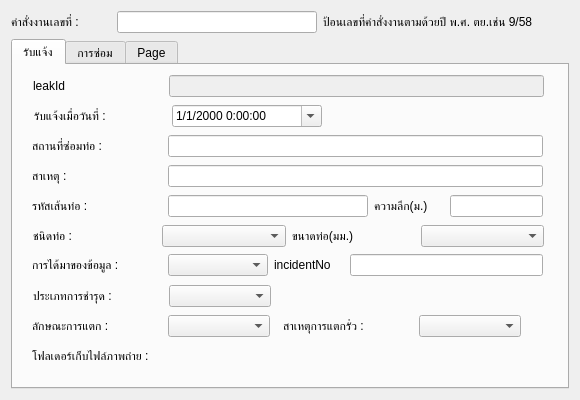
<?xml version="1.0" encoding="UTF-8"?>
<ui version="4.0">
 <class>Form</class>
 <widget class="QWidget" name="Form">
  <property name="geometry">
   <rect>
    <x>0</x>
    <y>0</y>
    <width>580</width>
    <height>400</height>
   </rect>
  </property>
  <property name="sizePolicy">
   <sizepolicy hsizetype="Maximum" vsizetype="Maximum">
    <horstretch>0</horstretch>
    <verstretch>0</verstretch>
   </sizepolicy>
  </property>
  <property name="minimumSize">
   <size>
    <width>580</width>
    <height>400</height>
   </size>
  </property>
  <property name="maximumSize">
   <size>
    <width>580</width>
    <height>400</height>
   </size>
  </property>
  <property name="baseSize">
   <size>
    <width>580</width>
    <height>400</height>
   </size>
  </property>
  <property name="contextMenuPolicy">
   <enum>Qt::NoContextMenu</enum>
  </property>
  <property name="windowTitle">
   <string>Leakpoint</string>
  </property>
  <layout class="QGridLayout" name="gridLayout_3">
   <property name="sizeConstraint">
    <enum>QLayout::SetMaximumSize</enum>
   </property>
   <item row="0" column="1">
    <widget class="QLineEdit" name="leakNo">
     <property name="minimumSize">
      <size>
       <width>200</width>
       <height>0</height>
      </size>
     </property>
     <property name="maximumSize">
      <size>
       <width>200</width>
       <height>16777215</height>
      </size>
     </property>
    </widget>
   </item>
   <item row="0" column="0">
    <widget class="QLabel" name="label">
     <property name="minimumSize">
      <size>
       <width>100</width>
       <height>0</height>
      </size>
     </property>
     <property name="maximumSize">
      <size>
       <width>100</width>
       <height>16777215</height>
      </size>
     </property>
     <property name="baseSize">
      <size>
       <width>100</width>
       <height>0</height>
      </size>
     </property>
     <property name="text">
      <string>คำสั่งงานเลขที่ : </string>
     </property>
    </widget>
   </item>
   <item row="0" column="2">
    <widget class="QLabel" name="label_2">
     <property name="text">
      <string>ป้อนเลขที่คำสั่งงานตามด้วยปี พ.ศ. ตย.เช่น 9/58</string>
     </property>
    </widget>
   </item>
   <item row="1" column="0" colspan="3">
    <widget class="QTabWidget" name="tabWidget">
     <property name="minimumSize">
      <size>
       <width>50</width>
       <height>345</height>
      </size>
     </property>
     <property name="currentIndex">
      <number>0</number>
     </property>
     <widget class="QWidget" name="tab">
      <attribute name="title">
       <string>รับแจ้ง</string>
      </attribute>
      <widget class="QWidget" name="widget" native="true">
       <property name="geometry">
        <rect>
         <x>10</x>
         <y>0</y>
         <width>531</width>
         <height>311</height>
        </rect>
       </property>
       <property name="minimumSize">
        <size>
         <width>130</width>
         <height>0</height>
        </size>
       </property>
       <widget class="QWidget" name="layoutWidget">
        <property name="geometry">
         <rect>
          <x>10</x>
          <y>10</y>
          <width>511</width>
          <height>22</height>
         </rect>
        </property>
        <layout class="QHBoxLayout" name="horizontalLayout_9">
         <item>
          <widget class="QLabel" name="label_30">
           <property name="minimumSize">
            <size>
             <width>130</width>
             <height>0</height>
            </size>
           </property>
           <property name="text">
            <string>leakId</string>
           </property>
          </widget>
         </item>
         <item>
          <widget class="QLineEdit" name="leakId">
           <property name="enabled">
            <bool>false</bool>
           </property>
          </widget>
         </item>
        </layout>
       </widget>
       <widget class="QWidget" name="layoutWidget">
        <property name="geometry">
         <rect>
          <x>11</x>
          <y>40</y>
          <width>288</width>
          <height>22</height>
         </rect>
        </property>
        <layout class="QHBoxLayout" name="horizontalLayout_10">
         <item>
          <widget class="QLabel" name="label_3">
           <property name="minimumSize">
            <size>
             <width>130</width>
             <height>0</height>
            </size>
           </property>
           <property name="text">
            <string>รับแจ้งเมื่อวันที่ :</string>
           </property>
          </widget>
         </item>
         <item>
          <widget class="QDateTimeEdit" name="datetime_show">
           <property name="minimumSize">
            <size>
             <width>150</width>
             <height>0</height>
            </size>
           </property>
           <property name="displayFormat">
            <string>d/M/yyyy H:mm:ss</string>
           </property>
           <property name="calendarPopup">
            <bool>true</bool>
           </property>
          </widget>
         </item>
        </layout>
       </widget>
       <widget class="QWidget" name="layoutWidget">
        <property name="geometry">
         <rect>
          <x>9</x>
          <y>70</y>
          <width>511</width>
          <height>22</height>
         </rect>
        </property>
        <layout class="QHBoxLayout" name="horizontalLayout_11">
         <item>
          <widget class="QLabel" name="label_5">
           <property name="minimumSize">
            <size>
             <width>130</width>
             <height>0</height>
            </size>
           </property>
           <property name="text">
            <string>สถานที่ซ่อมท่อ :</string>
           </property>
          </widget>
         </item>
         <item>
          <widget class="QLineEdit" name="referanceLocate"/>
         </item>
        </layout>
       </widget>
       <widget class="QWidget" name="layoutWidget">
        <property name="geometry">
         <rect>
          <x>9</x>
          <y>100</y>
          <width>511</width>
          <height>22</height>
         </rect>
        </property>
        <layout class="QHBoxLayout" name="horizontalLayout_12">
         <item>
          <widget class="QLabel" name="label_12">
           <property name="minimumSize">
            <size>
             <width>130</width>
             <height>0</height>
            </size>
           </property>
           <property name="text">
            <string>สาเหตุ :</string>
           </property>
          </widget>
         </item>
         <item>
          <widget class="QLineEdit" name="decayCause"/>
         </item>
        </layout>
       </widget>
       <widget class="QWidget" name="layoutWidget">
        <property name="geometry">
         <rect>
          <x>9</x>
          <y>130</y>
          <width>511</width>
          <height>22</height>
         </rect>
        </property>
        <layout class="QHBoxLayout" name="horizontalLayout_13">
         <item>
          <widget class="QLabel" name="label_9">
           <property name="minimumSize">
            <size>
             <width>130</width>
             <height>0</height>
            </size>
           </property>
           <property name="text">
            <string>รหัสเส้นท่อ :</string>
           </property>
          </widget>
         </item>
         <item>
          <widget class="QLineEdit" name="pipeId">
           <property name="minimumSize">
            <size>
             <width>200</width>
             <height>0</height>
            </size>
           </property>
          </widget>
         </item>
         <item>
          <widget class="QLabel" name="label_8">
           <property name="minimumSize">
            <size>
             <width>70</width>
             <height>0</height>
            </size>
           </property>
           <property name="maximumSize">
            <size>
             <width>70</width>
             <height>16777215</height>
            </size>
           </property>
           <property name="text">
            <string>ความลึก(ม.)</string>
           </property>
          </widget>
         </item>
         <item>
          <widget class="QLineEdit" name="depth">
           <property name="minimumSize">
            <size>
             <width>50</width>
             <height>0</height>
            </size>
           </property>
          </widget>
         </item>
        </layout>
       </widget>
       <widget class="QWidget" name="layoutWidget">
        <property name="geometry">
         <rect>
          <x>9</x>
          <y>189</y>
          <width>511</width>
          <height>22</height>
         </rect>
        </property>
        <layout class="QHBoxLayout" name="horizontalLayout_14">
         <item>
          <widget class="QLabel" name="label_10">
           <property name="minimumSize">
            <size>
             <width>130</width>
             <height>0</height>
            </size>
           </property>
           <property name="text">
            <string>การได้มาของข้อมูล :</string>
           </property>
          </widget>
         </item>
         <item>
          <widget class="QComboBox" name="informer_text">
           <property name="minimumSize">
            <size>
             <width>100</width>
             <height>0</height>
            </size>
           </property>
          </widget>
         </item>
         <item>
          <widget class="QLabel" name="label_23">
           <property name="minimumSize">
            <size>
             <width>70</width>
             <height>0</height>
            </size>
           </property>
           <property name="text">
            <string>incidentNo</string>
           </property>
          </widget>
         </item>
         <item>
          <widget class="QLineEdit" name="incidentNo">
           <property name="minimumSize">
            <size>
             <width>100</width>
             <height>0</height>
            </size>
           </property>
          </widget>
         </item>
        </layout>
       </widget>
       <widget class="QWidget" name="layoutWidget">
        <property name="geometry">
         <rect>
          <x>10</x>
          <y>220</y>
          <width>238</width>
          <height>22</height>
         </rect>
        </property>
        <layout class="QHBoxLayout" name="horizontalLayout_15">
         <item>
          <widget class="QLabel" name="label_20">
           <property name="minimumSize">
            <size>
             <width>130</width>
             <height>0</height>
            </size>
           </property>
           <property name="text">
            <string>ประเภทการชำรุด :</string>
           </property>
          </widget>
         </item>
         <item>
          <widget class="QComboBox" name="incidentType_text">
           <property name="minimumSize">
            <size>
             <width>100</width>
             <height>0</height>
            </size>
           </property>
          </widget>
         </item>
        </layout>
       </widget>
       <widget class="QWidget" name="layoutWidget">
        <property name="geometry">
         <rect>
          <x>260</x>
          <y>250</y>
          <width>238</width>
          <height>22</height>
         </rect>
        </property>
        <layout class="QHBoxLayout" name="horizontalLayout_16">
         <item>
          <widget class="QLabel" name="label_21">
           <property name="minimumSize">
            <size>
             <width>130</width>
             <height>0</height>
            </size>
           </property>
           <property name="text">
            <string>สาเหตุการแตกรั่ว :</string>
           </property>
          </widget>
         </item>
         <item>
          <widget class="QComboBox" name="incidentCategory_Text">
           <property name="minimumSize">
            <size>
             <width>100</width>
             <height>0</height>
            </size>
           </property>
          </widget>
         </item>
        </layout>
       </widget>
       <widget class="QWidget" name="layoutWidget">
        <property name="geometry">
         <rect>
          <x>9</x>
          <y>250</y>
          <width>238</width>
          <height>22</height>
         </rect>
        </property>
        <layout class="QHBoxLayout" name="horizontalLayout_17">
         <item>
          <widget class="QLabel" name="label_22">
           <property name="minimumSize">
            <size>
             <width>130</width>
             <height>0</height>
            </size>
           </property>
           <property name="text">
            <string>ลักษณะการแตก : </string>
           </property>
          </widget>
         </item>
         <item>
          <widget class="QComboBox" name="incidentCategorySubject_text">
           <property name="minimumSize">
            <size>
             <width>100</width>
             <height>0</height>
            </size>
           </property>
          </widget>
         </item>
        </layout>
       </widget>
       <widget class="QWidget" name="layoutWidget">
        <property name="geometry">
         <rect>
          <x>9</x>
          <y>280</y>
          <width>511</width>
          <height>22</height>
         </rect>
        </property>
        <layout class="QHBoxLayout" name="horizontalLayout_18">
         <item>
          <widget class="QLabel" name="label_11">
           <property name="minimumSize">
            <size>
             <width>130</width>
             <height>0</height>
            </size>
           </property>
           <property name="text">
            <string>โฟลเดอร์เก็บไฟล์ภาพถ่าย :</string>
           </property>
          </widget>
         </item>
         <item>
          <widget class="QgsFileWidget" name="picturePath"/>
         </item>
        </layout>
       </widget>
       <widget class="QWidget" name="">
        <property name="geometry">
         <rect>
          <x>10</x>
          <y>160</y>
          <width>511</width>
          <height>22</height>
         </rect>
        </property>
        <layout class="QHBoxLayout" name="horizontalLayout_19">
         <item>
          <widget class="QLabel" name="label_6">
           <property name="text">
            <string>ชนิดท่อ :</string>
           </property>
          </widget>
         </item>
         <item>
          <widget class="QComboBox" name="pipeType_text"/>
         </item>
         <item>
          <widget class="QLabel" name="label_7">
           <property name="text">
            <string>ขนาดท่อ(มม.)</string>
           </property>
          </widget>
         </item>
         <item>
          <widget class="QComboBox" name="pipeSize_text"/>
         </item>
        </layout>
       </widget>
      </widget>
     </widget>
     <widget class="QWidget" name="tab_2">
      <attribute name="title">
       <string>การซ่อม</string>
      </attribute>
      <widget class="QWidget" name="widget_2" native="true">
       <property name="geometry">
        <rect>
         <x>10</x>
         <y>10</y>
         <width>521</width>
         <height>261</height>
        </rect>
       </property>
       <widget class="QWidget" name="layoutWidget">
        <property name="geometry">
         <rect>
          <x>9</x>
          <y>22</y>
          <width>501</width>
          <height>22</height>
         </rect>
        </property>
        <layout class="QHBoxLayout" name="horizontalLayout">
         <item>
          <widget class="QLabel" name="label_13">
           <property name="minimumSize">
            <size>
             <width>90</width>
             <height>0</height>
            </size>
           </property>
           <property name="text">
            <string>ผู้ซ่อม :</string>
           </property>
          </widget>
         </item>
         <item>
          <widget class="QLineEdit" name="repairBy"/>
         </item>
        </layout>
       </widget>
       <widget class="QWidget" name="layoutWidget">
        <property name="geometry">
         <rect>
          <x>9</x>
          <y>50</y>
          <width>501</width>
          <height>22</height>
         </rect>
        </property>
        <layout class="QHBoxLayout" name="horizontalLayout_2">
         <item>
          <widget class="QLabel" name="label_14">
           <property name="minimumSize">
            <size>
             <width>90</width>
             <height>0</height>
            </size>
           </property>
           <property name="text">
            <string>ค่าซ่อม(บาท)  :</string>
           </property>
          </widget>
         </item>
         <item>
          <widget class="QLineEdit" name="repairCost"/>
         </item>
        </layout>
       </widget>
       <widget class="QWidget" name="layoutWidget">
        <property name="geometry">
         <rect>
          <x>10</x>
          <y>80</y>
          <width>412</width>
          <height>22</height>
         </rect>
        </property>
        <layout class="QHBoxLayout" name="horizontalLayout_3">
         <item>
          <widget class="QLabel" name="label_15">
           <property name="minimumSize">
            <size>
             <width>90</width>
             <height>0</height>
            </size>
           </property>
           <property name="text">
            <string>ตรวจงานซ่อมวันที่ :</string>
           </property>
          </widget>
         </item>
         <item>
          <widget class="QLineEdit" name="repairDate"/>
         </item>
         <item>
          <widget class="QLabel" name="label_16">
           <property name="minimumSize">
            <size>
             <width>90</width>
             <height>0</height>
            </size>
           </property>
           <property name="text">
            <string>ซ่อมเสร็จเวลา :</string>
           </property>
          </widget>
         </item>
         <item>
          <widget class="QLineEdit" name="repairTime"/>
         </item>
        </layout>
       </widget>
       <widget class="QWidget" name="layoutWidget">
        <property name="geometry">
         <rect>
          <x>9</x>
          <y>110</y>
          <width>501</width>
          <height>22</height>
         </rect>
        </property>
        <layout class="QHBoxLayout" name="horizontalLayout_4">
         <item>
          <widget class="QLabel" name="label_17">
           <property name="minimumSize">
            <size>
             <width>90</width>
             <height>0</height>
            </size>
           </property>
           <property name="text">
            <string>อุปกรณ์ที่ใช้ :</string>
           </property>
          </widget>
         </item>
         <item>
          <widget class="QLineEdit" name="description"/>
         </item>
        </layout>
       </widget>
       <widget class="QWidget" name="layoutWidget">
        <property name="geometry">
         <rect>
          <x>9</x>
          <y>140</y>
          <width>501</width>
          <height>22</height>
         </rect>
        </property>
        <layout class="QHBoxLayout" name="horizontalLayout_5">
         <item>
          <widget class="QLabel" name="label_18">
           <property name="minimumSize">
            <size>
             <width>90</width>
             <height>0</height>
            </size>
           </property>
           <property name="text">
            <string>ผู้ควบคุมงานซ่อม :</string>
           </property>
          </widget>
         </item>
         <item>
          <widget class="QLineEdit" name="checker"/>
         </item>
        </layout>
       </widget>
       <widget class="QWidget" name="layoutWidget">
        <property name="geometry">
         <rect>
          <x>9</x>
          <y>170</y>
          <width>501</width>
          <height>22</height>
         </rect>
        </property>
        <layout class="QHBoxLayout" name="horizontalLayout_6">
         <item>
          <widget class="QLabel" name="label_19">
           <property name="minimumSize">
            <size>
             <width>90</width>
             <height>0</height>
            </size>
           </property>
           <property name="text">
            <string>หมายเหตุ :</string>
           </property>
          </widget>
         </item>
         <item>
          <widget class="QLineEdit" name="remark"/>
         </item>
        </layout>
       </widget>
       <widget class="QWidget" name="layoutWidget">
        <property name="geometry">
         <rect>
          <x>11</x>
          <y>200</y>
          <width>500</width>
          <height>22</height>
         </rect>
        </property>
        <layout class="QHBoxLayout" name="horizontalLayout_7">
         <item>
          <widget class="QLabel" name="label_31">
           <property name="minimumSize">
            <size>
             <width>90</width>
             <height>0</height>
            </size>
           </property>
           <property name="text">
            <string>repairCategory</string>
           </property>
          </widget>
         </item>
         <item>
          <widget class="QComboBox" name="repairCategory_text">
           <property name="minimumSize">
            <size>
             <width>120</width>
             <height>0</height>
            </size>
           </property>
          </widget>
         </item>
         <item>
          <widget class="QLabel" name="label_32">
           <property name="minimumSize">
            <size>
             <width>150</width>
             <height>0</height>
            </size>
           </property>
           <property name="text">
            <string>repairCategorySubject</string>
           </property>
          </widget>
         </item>
         <item>
          <widget class="QComboBox" name="repairCategorySubject_text">
           <property name="minimumSize">
            <size>
             <width>120</width>
             <height>0</height>
            </size>
           </property>
          </widget>
         </item>
        </layout>
       </widget>
       <widget class="QWidget" name="layoutWidget">
        <property name="geometry">
         <rect>
          <x>11</x>
          <y>230</y>
          <width>501</width>
          <height>22</height>
         </rect>
        </property>
        <layout class="QHBoxLayout" name="horizontalLayout_8">
         <item>
          <widget class="QLabel" name="label_37">
           <property name="minimumSize">
            <size>
             <width>90</width>
             <height>0</height>
            </size>
           </property>
           <property name="text">
            <string>rwCode</string>
           </property>
          </widget>
         </item>
         <item>
          <widget class="QLineEdit" name="rwCode"/>
         </item>
         <item>
          <widget class="QLabel" name="label_33">
           <property name="minimumSize">
            <size>
             <width>150</width>
             <height>0</height>
            </size>
           </property>
           <property name="text">
            <string>repairType</string>
           </property>
          </widget>
         </item>
         <item>
          <widget class="QComboBox" name="repairType_text">
           <property name="minimumSize">
            <size>
             <width>120</width>
             <height>0</height>
            </size>
           </property>
          </widget>
         </item>
        </layout>
       </widget>
      </widget>
     </widget>
     <widget class="QWidget" name="tab_3">
      <attribute name="title">
       <string>Page</string>
      </attribute>
      <widget class="QLineEdit" name="pipeTypeId">
       <property name="geometry">
        <rect>
         <x>90</x>
         <y>10</y>
         <width>71</width>
         <height>20</height>
        </rect>
       </property>
      </widget>
      <widget class="QLabel" name="label_24">
       <property name="geometry">
        <rect>
         <x>170</x>
         <y>10</y>
         <width>61</width>
         <height>16</height>
        </rect>
       </property>
       <property name="text">
        <string>Pipe Type</string>
       </property>
      </widget>
      <widget class="QComboBox" name="pipeType_id">
       <property name="geometry">
        <rect>
         <x>10</x>
         <y>10</y>
         <width>69</width>
         <height>22</height>
        </rect>
       </property>
      </widget>
      <widget class="QComboBox" name="informer_id">
       <property name="geometry">
        <rect>
         <x>290</x>
         <y>10</y>
         <width>69</width>
         <height>22</height>
        </rect>
       </property>
      </widget>
      <widget class="QLineEdit" name="informer">
       <property name="geometry">
        <rect>
         <x>370</x>
         <y>10</y>
         <width>61</width>
         <height>20</height>
        </rect>
       </property>
      </widget>
      <widget class="QLabel" name="label_25">
       <property name="geometry">
        <rect>
         <x>440</x>
         <y>10</y>
         <width>61</width>
         <height>16</height>
        </rect>
       </property>
       <property name="text">
        <string>informer</string>
       </property>
      </widget>
      <widget class="QLabel" name="label_26">
       <property name="geometry">
        <rect>
         <x>170</x>
         <y>40</y>
         <width>61</width>
         <height>16</height>
        </rect>
       </property>
       <property name="text">
        <string>incidentType</string>
       </property>
      </widget>
      <widget class="QLineEdit" name="incidentType">
       <property name="geometry">
        <rect>
         <x>90</x>
         <y>40</y>
         <width>71</width>
         <height>20</height>
        </rect>
       </property>
      </widget>
      <widget class="QComboBox" name="incidentType_id">
       <property name="geometry">
        <rect>
         <x>10</x>
         <y>40</y>
         <width>69</width>
         <height>22</height>
        </rect>
       </property>
      </widget>
      <widget class="QLabel" name="label_27">
       <property name="geometry">
        <rect>
         <x>440</x>
         <y>40</y>
         <width>91</width>
         <height>16</height>
        </rect>
       </property>
       <property name="text">
        <string>incidentCategory</string>
       </property>
      </widget>
      <widget class="QLineEdit" name="incidentCategory">
       <property name="geometry">
        <rect>
         <x>370</x>
         <y>40</y>
         <width>61</width>
         <height>20</height>
        </rect>
       </property>
      </widget>
      <widget class="QComboBox" name="incidentCategory_id">
       <property name="geometry">
        <rect>
         <x>290</x>
         <y>40</y>
         <width>69</width>
         <height>22</height>
        </rect>
       </property>
      </widget>
      <widget class="QLabel" name="label_28">
       <property name="geometry">
        <rect>
         <x>170</x>
         <y>70</y>
         <width>121</width>
         <height>16</height>
        </rect>
       </property>
       <property name="text">
        <string>incidentCategorySubject</string>
       </property>
      </widget>
      <widget class="QLineEdit" name="incidentCategorySubject">
       <property name="geometry">
        <rect>
         <x>90</x>
         <y>70</y>
         <width>71</width>
         <height>20</height>
        </rect>
       </property>
      </widget>
      <widget class="QComboBox" name="incidentCategorySubject_id">
       <property name="geometry">
        <rect>
         <x>10</x>
         <y>70</y>
         <width>69</width>
         <height>22</height>
        </rect>
       </property>
      </widget>
      <widget class="QLineEdit" name="leakDatetime">
       <property name="geometry">
        <rect>
         <x>10</x>
         <y>130</y>
         <width>151</width>
         <height>20</height>
        </rect>
       </property>
      </widget>
      <widget class="QLabel" name="label_29">
       <property name="geometry">
        <rect>
         <x>170</x>
         <y>130</y>
         <width>51</width>
         <height>16</height>
        </rect>
       </property>
       <property name="text">
        <string>datetime</string>
       </property>
      </widget>
      <widget class="QComboBox" name="repairType_id">
       <property name="geometry">
        <rect>
         <x>10</x>
         <y>220</y>
         <width>71</width>
         <height>20</height>
        </rect>
       </property>
       <property name="minimumSize">
        <size>
         <width>0</width>
         <height>0</height>
        </size>
       </property>
      </widget>
      <widget class="QLabel" name="label_34">
       <property name="geometry">
        <rect>
         <x>170</x>
         <y>220</y>
         <width>150</width>
         <height>20</height>
        </rect>
       </property>
       <property name="minimumSize">
        <size>
         <width>0</width>
         <height>0</height>
        </size>
       </property>
       <property name="text">
        <string>repairType</string>
       </property>
      </widget>
      <widget class="QLineEdit" name="repaireCategory">
       <property name="geometry">
        <rect>
         <x>90</x>
         <y>190</y>
         <width>51</width>
         <height>20</height>
        </rect>
       </property>
      </widget>
      <widget class="QLineEdit" name="repairType">
       <property name="geometry">
        <rect>
         <x>90</x>
         <y>220</y>
         <width>51</width>
         <height>20</height>
        </rect>
       </property>
      </widget>
      <widget class="QLineEdit" name="repairCategorySubject">
       <property name="geometry">
        <rect>
         <x>90</x>
         <y>250</y>
         <width>51</width>
         <height>20</height>
        </rect>
       </property>
      </widget>
      <widget class="QLabel" name="label_38">
       <property name="geometry">
        <rect>
         <x>190</x>
         <y>160</y>
         <width>61</width>
         <height>16</height>
        </rect>
       </property>
       <property name="text">
        <string>repair date</string>
       </property>
      </widget>
      <widget class="QLineEdit" name="finishTime">
       <property name="geometry">
        <rect>
         <x>380</x>
         <y>130</y>
         <width>71</width>
         <height>20</height>
        </rect>
       </property>
      </widget>
      <widget class="QLabel" name="label_39">
       <property name="geometry">
        <rect>
         <x>460</x>
         <y>130</y>
         <width>51</width>
         <height>16</height>
        </rect>
       </property>
       <property name="text">
        <string>finish time</string>
       </property>
      </widget>
      <widget class="QLabel" name="label_40">
       <property name="geometry">
        <rect>
         <x>380</x>
         <y>160</y>
         <width>61</width>
         <height>16</height>
        </rect>
       </property>
       <property name="text">
        <string>repair time</string>
       </property>
      </widget>
      <widget class="QDateEdit" name="repair_date">
       <property name="geometry">
        <rect>
         <x>10</x>
         <y>160</y>
         <width>91</width>
         <height>20</height>
        </rect>
       </property>
      </widget>
      <widget class="QTimeEdit" name="repairTime_3">
       <property name="geometry">
        <rect>
         <x>290</x>
         <y>160</y>
         <width>57</width>
         <height>20</height>
        </rect>
       </property>
      </widget>
      <widget class="QLineEdit" name="finishDate">
       <property name="geometry">
        <rect>
         <x>230</x>
         <y>130</y>
         <width>71</width>
         <height>20</height>
        </rect>
       </property>
      </widget>
      <widget class="QLabel" name="label_41">
       <property name="geometry">
        <rect>
         <x>310</x>
         <y>130</y>
         <width>51</width>
         <height>16</height>
        </rect>
       </property>
       <property name="text">
        <string>finish date</string>
       </property>
      </widget>
      <widget class="QComboBox" name="repairCategory_id">
       <property name="geometry">
        <rect>
         <x>10</x>
         <y>190</y>
         <width>71</width>
         <height>20</height>
        </rect>
       </property>
       <property name="minimumSize">
        <size>
         <width>0</width>
         <height>0</height>
        </size>
       </property>
      </widget>
      <widget class="QLabel" name="label_36">
       <property name="geometry">
        <rect>
         <x>170</x>
         <y>250</y>
         <width>150</width>
         <height>16</height>
        </rect>
       </property>
       <property name="minimumSize">
        <size>
         <width>0</width>
         <height>0</height>
        </size>
       </property>
       <property name="text">
        <string>repairCategorySubject</string>
       </property>
      </widget>
      <widget class="QComboBox" name="repairCategorySubject_id">
       <property name="geometry">
        <rect>
         <x>10</x>
         <y>250</y>
         <width>71</width>
         <height>20</height>
        </rect>
       </property>
       <property name="minimumSize">
        <size>
         <width>0</width>
         <height>0</height>
        </size>
       </property>
      </widget>
      <widget class="QLabel" name="label_35">
       <property name="geometry">
        <rect>
         <x>170</x>
         <y>190</y>
         <width>90</width>
         <height>16</height>
        </rect>
       </property>
       <property name="minimumSize">
        <size>
         <width>90</width>
         <height>0</height>
        </size>
       </property>
       <property name="text">
        <string>repairCategory</string>
       </property>
      </widget>
      <widget class="QLineEdit" name="_temp_id">
       <property name="geometry">
        <rect>
         <x>290</x>
         <y>190</y>
         <width>201</width>
         <height>20</height>
        </rect>
       </property>
      </widget>
      <widget class="QLineEdit" name="globalId">
       <property name="geometry">
        <rect>
         <x>290</x>
         <y>220</y>
         <width>201</width>
         <height>20</height>
        </rect>
       </property>
      </widget>
      <widget class="QLabel" name="label_42">
       <property name="geometry">
        <rect>
         <x>500</x>
         <y>220</y>
         <width>50</width>
         <height>16</height>
        </rect>
       </property>
       <property name="minimumSize">
        <size>
         <width>50</width>
         <height>0</height>
        </size>
       </property>
       <property name="text">
        <string>globalId</string>
       </property>
      </widget>
      <widget class="QLabel" name="label_43">
       <property name="geometry">
        <rect>
         <x>500</x>
         <y>190</y>
         <width>50</width>
         <height>16</height>
        </rect>
       </property>
       <property name="minimumSize">
        <size>
         <width>50</width>
         <height>0</height>
        </size>
       </property>
       <property name="text">
        <string>_temp_id</string>
       </property>
      </widget>
      <widget class="QLineEdit" name="pipeSizeId">
       <property name="geometry">
        <rect>
         <x>90</x>
         <y>100</y>
         <width>71</width>
         <height>20</height>
        </rect>
       </property>
      </widget>
      <widget class="QComboBox" name="pipeSize_id">
       <property name="geometry">
        <rect>
         <x>10</x>
         <y>100</y>
         <width>69</width>
         <height>22</height>
        </rect>
       </property>
      </widget>
     </widget>
    </widget>
   </item>
  </layout>
 </widget>
 <customwidgets>
  <customwidget>
   <class>QgsFileWidget</class>
   <extends>QWidget</extends>
   <header>qgsfilewidget.h</header>
  </customwidget>
 </customwidgets>
 <resources/>
 <connections/>
</ui>
